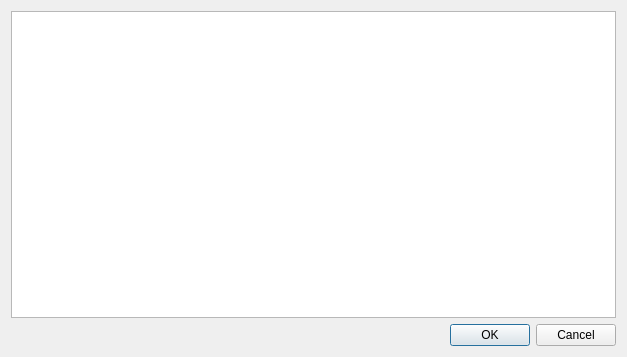
<?xml version="1.0" encoding="UTF-8"?>
<ui version="4.0">
 <class>BisectionGUI</class>
 <widget class="QDialog" name="BisectionGUI">
  <property name="geometry">
   <rect>
    <x>0</x>
    <y>0</y>
    <width>627</width>
    <height>357</height>
   </rect>
  </property>
  <property name="sizePolicy">
   <sizepolicy hsizetype="Expanding" vsizetype="Expanding">
    <horstretch>0</horstretch>
    <verstretch>0</verstretch>
   </sizepolicy>
  </property>
  <property name="windowTitle">
   <string>Dialog</string>
  </property>
  <layout class="QGridLayout" name="gridLayout">
   <item row="0" column="0">
    <widget class="QTableWidget" name="tableWidget"/>
   </item>
   <item row="1" column="0">
    <widget class="QDialogButtonBox" name="buttonBox">
     <property name="orientation">
      <enum>Qt::Horizontal</enum>
     </property>
     <property name="standardButtons">
      <set>QDialogButtonBox::Cancel|QDialogButtonBox::Ok</set>
     </property>
    </widget>
   </item>
  </layout>
 </widget>
 <resources/>
 <connections>
  <connection>
   <sender>buttonBox</sender>
   <signal>rejected()</signal>
   <receiver>BisectionGUI</receiver>
   <slot>reject()</slot>
   <hints>
    <hint type="sourcelabel">
     <x>316</x>
     <y>260</y>
    </hint>
    <hint type="destinationlabel">
     <x>286</x>
     <y>274</y>
    </hint>
   </hints>
  </connection>
  <connection>
   <sender>buttonBox</sender>
   <signal>accepted()</signal>
   <receiver>BisectionGUI</receiver>
   <slot>accept()</slot>
   <hints>
    <hint type="sourcelabel">
     <x>248</x>
     <y>254</y>
    </hint>
    <hint type="destinationlabel">
     <x>157</x>
     <y>274</y>
    </hint>
   </hints>
  </connection>
 </connections>
</ui>
